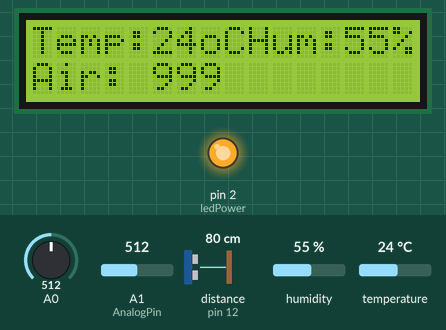
This sketch was run on a simulated Arduino Uno, built with avr-gcc and run on an emulated ATmega328P. On the bench: 16×2 character LCD, output pins drawn as LEDs (lit = HIGH). Wiring (inferred from the names in the program): DHT22 sensor: data pin 5; ultrasonic range finder: trigger pin 11; echo pin 12. The test bench sets the inputs (shaded band); at power-on: humidity 55 %, A1 (AnalogPin) = 512, temperature 24 °C, A0 = 512, distance to the obstacle (sensor on pin 12) 80 cm. The echo pulse lasts 58.3 µs per cm; the modem accepts every AT command (registered, SIM ready, sends succeed) and sends nothing else; pins used as bus, display or sensor lines are not drawn; what the sketch prints to the serial monitor is not drawn.

Above: at 4.7 s.
4.8 s: humidity set to 40 %
At 11.0 s:
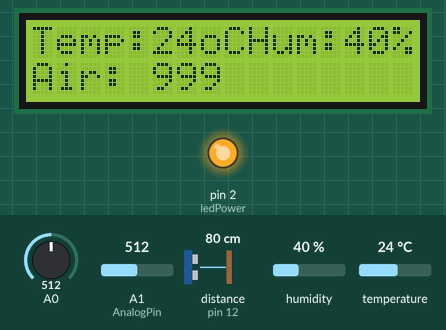
11.7 s: A1 (AnalogPin) set to 40
At 17.2 s:
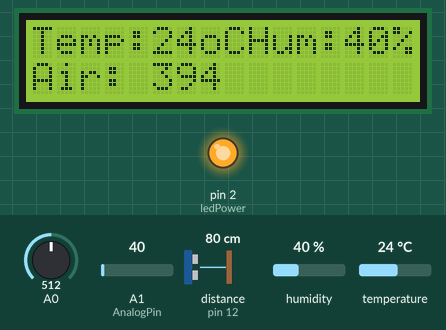
17.8 s: temperature set to 12 °C
At 25.0 s:
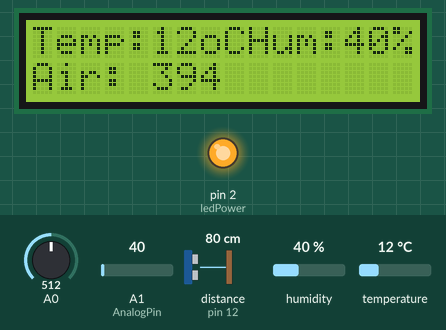
34.2 s: A1 (AnalogPin) set to 30
At 41.9 s:
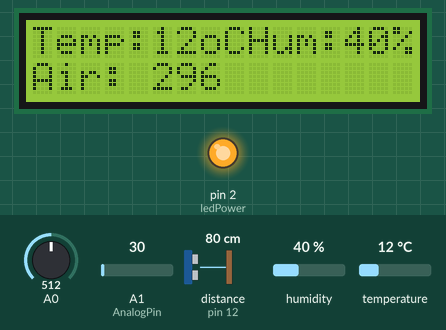
42.3 s: humidity set to 22 %
At 49.8 s:
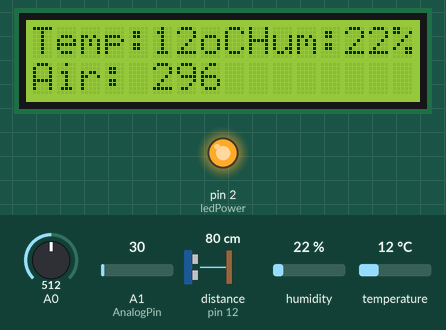
Timing chart, 0 to 51.3 s (numbered marks = the images above; inputs shaded):
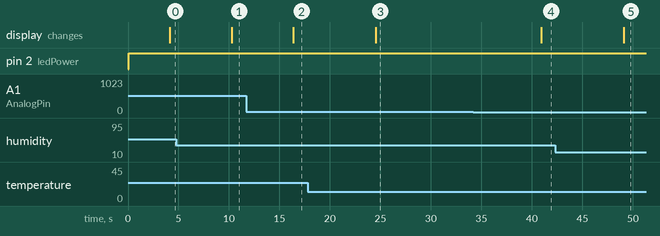

The sketch:

fin.ino
```cpp
#include "SoftwareSerial.h"
#include <Ultrasonic.h>
#include <dht.h>
#include "Wire.h"
#include "LiquidCrystal_I2C.h"
#define dht_dpin 2
#define DHT22_PIN 5
dht DHT;
String ssid = "dlink gg";
String password = "1991800218";
SoftwareSerial esp(8,10);// ESP_RX >> 4, ESP_TX >> 2
String data;
String server = "184.106.153.149"; // www.example.comXX change thingspeak ip
//String uri = "/arduino/add.php";// our example is /esppost.php
int t = 0;  // TEMPERATURE VAR
float h = 0;  // HUMIDITY VAR
int AnalogPin = A1;
float Avalue;
String GET = "GET /update?key=4EZXPLEJGM17J8SD";
//pm2.5
float voMeasured = 0;
float calcVoltage = 0;
float dustDensity = 0;
float AirQuality  = 0;
int ledPower = 2;
//line
String GETIF ="GET /trigger/notice/with/key/d7o4plBuFczA1sIjknIA_b";//curl -X POST https://maker.ifttt.com/
String serverif = "maker.ifttt.com";
int count=0;
#define TRIGGER_PIN  11
#define ECHO_PIN     12
Ultrasonic ultrasonic(TRIGGER_PIN, ECHO_PIN);
// LCD
LiquidCrystal_I2C lcd(0x27, 2, 1, 0, 4, 5, 6, 7, 3, POSITIVE);
int f1,f2,f3,f4;

void setup() {
  esp.begin(115200);
  Serial.begin(115200);
  reset();
  connectWifi();
  pinMode(ledPower,OUTPUT);
  lcd.begin(16, 2);
  lcd.backlight(); //LCD turn on light
}
void loop () {
  // data collecting
 //DHT
  DHT.read22(DHT22_PIN);
  h = DHT.humidity;
  t = DHT.temperature;
   //pm2.5
    digitalWrite(ledPower,LOW);
  delayMicroseconds(280);//samplingTime
  voMeasured = analogRead(0); // read the dust value
  delayMicroseconds(40);
   digitalWrite(ledPower,HIGH);
  delayMicroseconds(9680);
  calcVoltage =voMeasured * (5.0 / 1024.0);
  dustDensity = (0.17 * calcVoltage) - 0.1;
  AirQuality  =dustDensity*1000 ; //convert usually unit ug/m3  (float(dustVal/1024)-0.0356)*120000*0.035
  Serial.print("PM2.5(U g/m^3)=");// print
  Serial.print(AirQuality);
  delay(1000);
   Serial.print("\n");
  //mq135
  Avalue = analogRead(AnalogPin);
  //Serial.print("AD=");// origin
  //Serial.print(Avalue);
   //Serial.print("\n");
  Avalue=Avalue*9.87;
  if(Avalue>=1000){
     Avalue=999;
   }
  Serial.print("AD=");
  Serial.print(Avalue);            //send the data to the UART
  Serial.print("\n");
  f1=(int)Avalue;
  f2=(int)t;
  f3=(int)h;
  f4=(int)AirQuality;

  data = "&field1=";
  data.concat(f1);  //Avalue
  data.concat("&field2=");
  data.concat(f2); //t
  data.concat("&field3=");
  data.concat(f3);//h
  data.concat("&field4=");
  data.concat(f4);//AirQuality

  //
  httppost();// update thingspeak database
  delay(1000);
  //LCD
  lcd.setCursor(0, 0);
  lcd.print("Temp: ");
  lcd.setCursor(5, 0);
  lcd.print(f2);
  lcd.setCursor(7, 0);
  lcd.print("oC");
  lcd.setCursor(9, 0);
  lcd.print("Hum: ");
  lcd.setCursor(13, 0);
  lcd.print(f3);
  lcd.setCursor(15, 0);
  lcd.print("%");
  lcd.setCursor(0, 1);
  lcd.print("Air: ");
  lcd.setCursor(5, 1);
  lcd.print(f1);

  // line trigger condition
  float cmMsec;
  boolean postline=false;
  long microsec = ultrasonic.timing();
  cmMsec = ultrasonic.convert(microsec, Ultrasonic::CM);
  Serial.print("MS: ");
  Serial.print(microsec);
  Serial.print(", CM: ");
  Serial.println(cmMsec);
  if(cmMsec>50.0){
    Serial.println("sent without paper ");
    postline=true;
    count++;
    }
   else{
    Serial.println("add paper");
     count=0;
     postline=false;
     }
   if(count>2){
     Serial.println("still without  paper");
    postline=false;
    }
    if(postline==true){
       Serial.println("sent line");
      httpline();// trigger IFTTT address
      }
  //delay(5000);
}
//reset the esp8266 module
void reset() {
  esp.println("AT+RST");
  //delay(1000);
  if (esp.find("OK") ) Serial.println("Module Reset");
}
void connectWifi() {
  String cmd = "AT+CWJAP=\"" + ssid + "\",\"" + password + "\"";
  esp.println(cmd);
 // delay(2000);//4000
  if (esp.find("OK")) {
    Serial.println("Connected!");
  }
  else {
    connectWifi();
    Serial.println("Cannot connect to wifi");
  }
}
// to thingspeak database
void httppost () {
  esp.println("AT+CIPSTART=\"TCP\",\"" + server + "\",80");//start a TCP connection.
  if ( esp.find("OK")) {
    Serial.println("TCP connection ready");
  } delay(1000);
 /*String postRequest =
    "POST " + uri + " HTTP/1.0\r\n" +
    "Host: " + server + "\r\n" +
    "Accept: *" + "/" + "*\r\n" +
    "Content-Length: " + data.length() + "\r\n" +
    "Content-Type: application/x-www-form-urlencoded\r\n" +
    "\r\n" + data;*/
  String postRequest=GET +data+"\r\n";
  String sendCmd = "AT+CIPSEND=";//determine the number of caracters to be sent.
  esp.print(sendCmd);
  esp.println(postRequest.length() );
 // delay(3000);//500

if (esp.find(">")) {
    Serial.println("Sending.."); esp.print(postRequest);
    if ( esp.find("SEND OK")) {
      Serial.println("Packet sent");
      while (esp.available()) {
        String tmpResp = esp.readString();
        Serial.println(tmpResp);
      }
      // close the connection
      esp.println("AT+CIPCLOSE");
    }
  }
}


// line httppost  trigger IFTTT address
void httpline(){
   esp.println("AT+CIPSTART=\"TCP\",\"" + serverif + "\",80");//start a TCP connection.
  if ( esp.find("OK")) {
    Serial.println("TCP connection ready");
  } delay(1000);
 /*String postRequest =
    "POST " + uri + " HTTP/1.0\r\n" +
    "Host: " + server + "\r\n" +
    "Accept: *" + "/" + "*\r\n" +
    "Content-Length: " + data.length() + "\r\n" +
    "Content-Type: application/x-www-form-urlencoded\r\n" +
    "\r\n" + data;*/
  String postRequestifttt=GETIF+ " HTTP/1.1\r\n"+"Host: " + serverif + "\r\n" +  "Connection: close\r\n\r\n";
  String sendCmd = "AT+CIPSEND=";//determine the number of caracters to be sent.
  esp.print(sendCmd);
  esp.println(postRequestifttt.length() );
  //delay(3000);//500

if (esp.find(">")) {
    Serial.println("Sending.."); esp.print(postRequestifttt);
    if ( esp.find("SEND OK")) {
      Serial.println("Packet sent");
      while (esp.available()) {
        String tmpResp = esp.readString();
        Serial.println(tmpResp);
      }
      // close the connection
      esp.println("AT+CIPCLOSE");
    }
  }
}
```

Measured:
- after the input at 4.8 s, the display: changes after 5.5 s (image 1)
- after the input at 11.7 s, the display: changes after 4.7 s (image 2)
- after the input at 17.8 s, the display: changes after 6.8 s (image 3)
- after the input at 34.2 s, the display: changes after 6.7 s (image 4)
- after the input at 42.3 s, the display: changes after 6.8 s (image 5)
